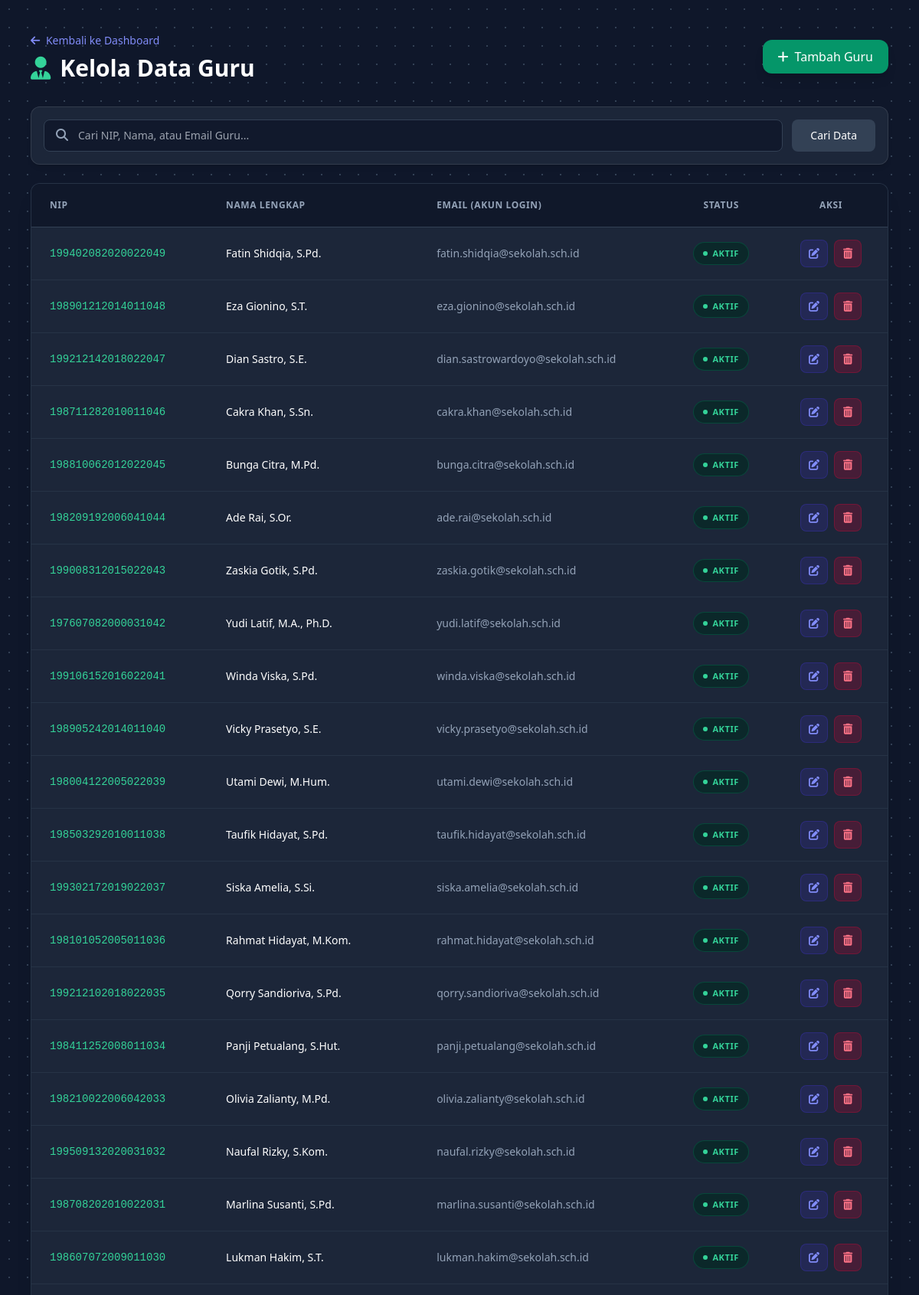
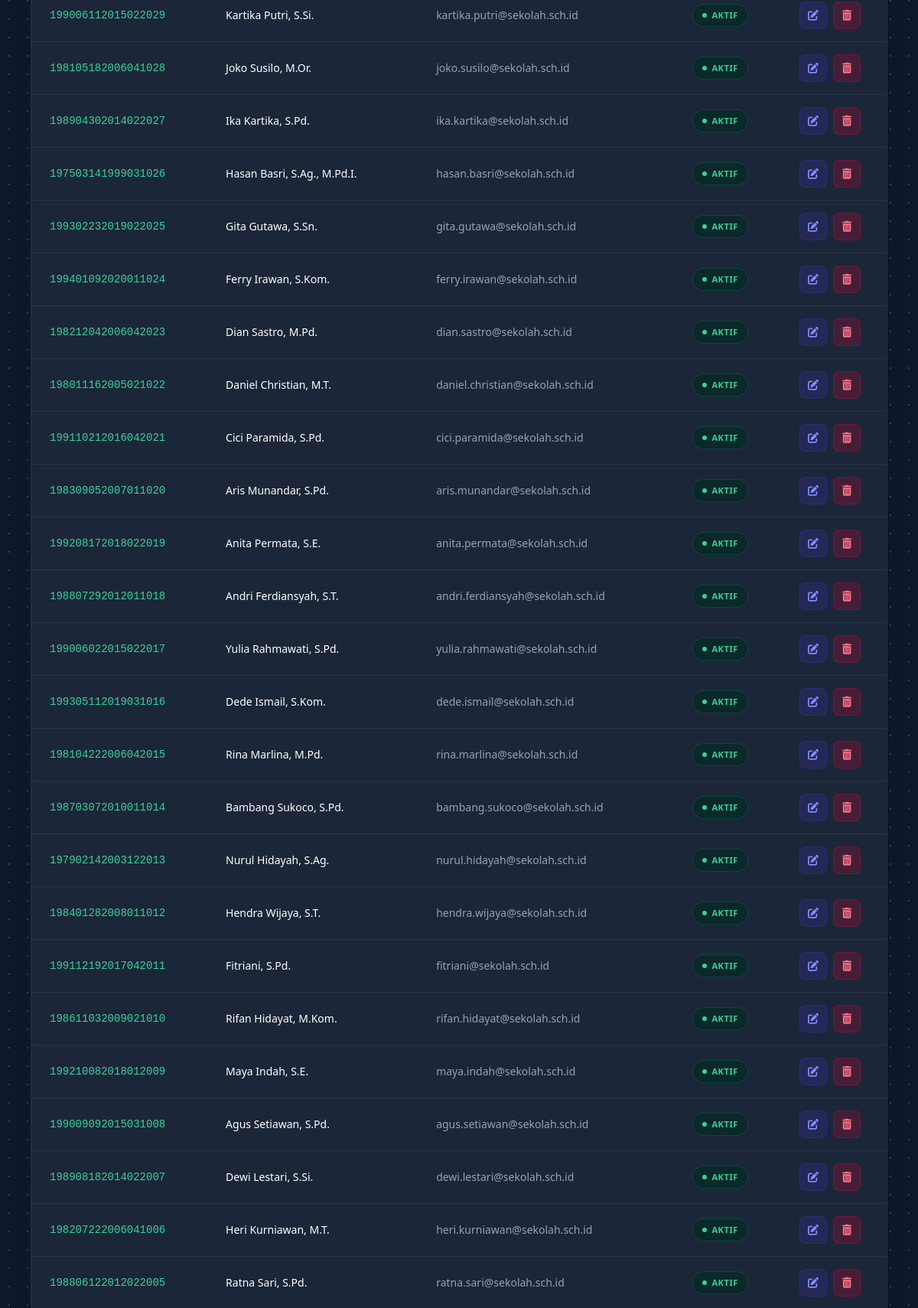
The page /kelola_guru.php (signed in, upper part) on the database its author committed (2 pictures, top to bottom).
### tables this page shows
CREATE TABLE `t_guru` (
  `id` int(11) NOT NULL,
  `nip` varchar(30) NOT NULL,
  `nama` varchar(150) DEFAULT NULL,
  `email` varchar(150) NOT NULL,
  `status_aktif` tinyint(1) NOT NULL,
  `user_id` int(11) NOT NULL,
  `created_at` timestamp NOT NULL DEFAULT current_timestamp(),
  `updated_at` timestamp NOT NULL DEFAULT current_timestamp()
);

### kelola_guru.php (the view, shortened to what this page needs)
<?php
include 'config/koneksi.php';
$search = $_GET['search'] ?? '';
$where = "";
$query_data = "SELECT * FROM t_guru $where ORDER BY id DESC";
$result = mysqli_query($koneksi, $query_data);
?>
<!DOCTYPE html>
<html lang="id">
<head>
    <script src="https://cdn.tailwindcss.com"></script>
    <link href="https://cdnjs.cloudflare.com/ajax/libs/font-awesome/6.4.0/css/all.min.css" rel="stylesheet">
</head>
<body class="bg-radial-dots text-slate-200 min-h-screen p-6 md:p-10 font-sans">
    <div class="max-w-7xl mx-auto">
        <div class="flex flex-col md:flex-row justify-between items-start md:items-center mb-8 gap-4">
            <div>
                <a href="dashboard_admin.php" class="text-indigo-400 hover:text-indigo-300 text-sm mb-2 inline-block transition-colors"><i class="fa-solid fa-arrow-left mr-1"></i> Kembali ke Dashboard</a>
                <h1 class="text-3xl font-bold text-white flex items-center gap-3">
                    <i class="fa-solid fa-user-tie text-emerald-400"></i> Kelola Data Guru
                </h1>
            </div>
            <button onclick="openModal('create')" class="bg-emerald-600 hover:bg-emerald-500 text-white px-5 py-2.5 rounded-xl font-medium transition shadow-lg flex items-center gap-2">
                <i class="fa-solid fa-plus"></i> Tambah Guru
            </button>
        </div>
        <div class="glass-card p-4 rounded-xl mb-6 shadow-md">
            <form method="GET" class="flex flex-col sm:flex-row gap-3">
                <div class="flex-1 relative">
                    <i class="fa-solid fa-magnifying-glass absolute left-4 top-3 text-slate-400"></i>
                    <input type="text" name="search" value="<?php echo htmlspecialchars($search); ?>" placeholder="Cari NIP, Nama, atau Email Guru..." class="w-full pl-11 pr-4 py-2.5 bg-slate-900/80 border border-slate-700 rounded-lg text-white focus:outline-none focus:border-emerald-500 focus:ring-1 focus:ring-emerald-500 text-sm transition-all">
                </div>
                <div class="flex gap-2">
                    <button type="submit" class="bg-slate-700 hover:bg-slate-600 text-white px-6 py-2.5 rounded-lg text-sm transition font-medium w-full sm:w-auto">Cari Data</button>
                </div>
            </form>
        </div>
        <div class="glass-card rounded-xl overflow-hidden shadow-xl border border-slate-700/50">
            <div class="overflow-x-auto">
                <table class="w-full text-left text-sm text-slate-300">
                    <thead class="bg-slate-900/90 text-slate-400 uppercase text-xs border-b border-slate-700 font-semibold tracking-wider">
                        <tr>
                            <th class="px-6 py-5">NIP</th>
                            <th class="px-6 py-5">Nama Lengkap</th>
                            <th class="px-6 py-5">Email (Akun Login)</th>
                            <th class="px-6 py-5 text-center">Status</th>
                            <th class="px-6 py-5 text-center">Aksi</th>
                        </tr>
                    </thead>
                    <tbody class="divide-y divide-slate-700/50">
                        <?php if (mysqli_num_rows($result) > 0): ?>
                            <?php while ($data = mysqli_fetch_assoc($result)): ?>
                                <tr class="hover:bg-slate-800/60 transition-colors duration-200">
                                    <td class="px-6 py-4 font-mono text-emerald-400 font-medium"><?php echo htmlspecialchars($data['nip']); ?></td>
                                    <td class="px-6 py-4 font-medium text-white"><?php echo htmlspecialchars($data['nama']); ?></td>
                                    <td class="px-6 py-4 text-slate-400"><?php echo htmlspecialchars($data['email']); ?></td>
                                    <td class="px-6 py-4 text-center">
                                        <?php if ($data['status_aktif'] == 1): ?>
                                            <span class="inline-flex items-center gap-1.5 bg-emerald-950/60 text-emerald-400 border border-emerald-800/60 px-3 py-1 rounded-full text-[11px] font-bold uppercase tracking-wider">
                                                <span class="w-1.5 h-1.5 rounded-full bg-emerald-400"></span> Aktif
                                            </span>
                                        <?php else: ?>
                                            <span class="inline-flex items-center gap-1.5 bg-slate-800/80 text-slate-400 border border-slate-700 px-3 py-1 rounded-full text-[11px] font-bold uppercase tracking-wider">
                                                <span class="w-1.5 h-1.5 rounded-full bg-slate-500"></span> Non-Aktif
                                            </span>
                                        <?php endif; ?>
                                    </td>
                                    <td class="px-6 py-4 text-center">
                                        <div class="flex items-center justify-center gap-2">
                                            <button onclick='openEditModal(<?php echo json_encode($data); ?>)' class="w-9 h-9 flex items-center justify-center bg-indigo-900/40 text-indigo-400 border border-indigo-800/50 hover:bg-indigo-600 hover:text-white rounded-lg transition-all" title="Edit Biodata">
                                                <i class="fa-solid fa-pen-to-square"></i>
                                            </button>
                                            <a href="kelola_guru.php?delete_user_id=<?php echo $data['user_id']; ?>" onclick="return confirm('PERINGATAN: Menghapus guru ini juga akan menghapus akun loginnya! Lanjutkan?')" class="w-9 h-9 flex items-center justify-center bg-rose-900/40 text-rose-400 border border-rose-800/50 hover:bg-rose-600 hover:text-white rounded-lg transition-all" title="Hapus Permanen">
                                                <i class="fa-solid fa-trash-can"></i>
                                            </a>
                                        </div>
                                    </td>
                                </tr>
                            <?php endwhile; ?>
                        <?php endif; ?>
                    </tbody>
                </table>
            </div>
        </div>
    </div>
</body>
</html>

### kelola_guru.php (style rules this page uses)
.bg-radial-dots { background-color: #0f172a; background-image: radial-gradient(#334155 1px, transparent 1px); background-size: 24px 24px; }
.glass-card { background: rgba(30, 41, 59, 0.9); backdrop-filter: blur(10px); border: 1px solid rgba(255, 255, 255, 0.1); }

### rows shown on the page
t_guru: nip "199402082020022049", nama "Fatin Shidqia, S.Pd.", email "fatin.shidqia@sekolah.sch.id", status_aktif 1 (drawn)
t_guru: nip "198901212014011048", nama "Eza Gionino, S.T.", email "eza.gionino@sekolah.sch.id", status_aktif 1 (drawn)
t_guru: nip "199212142018022047", nama "Dian Sastro, S.E.", email "dian.sastrowardoyo@sekolah.sch.id", status_aktif 1 (drawn)
t_guru: nip "198711282010011046", nama "Cakra Khan, S.Sn.", email "cakra.khan@sekolah.sch.id", status_aktif 1 (drawn)
t_guru: nip "198810062012022045", nama "Bunga Citra, M.Pd.", email "bunga.citra@sekolah.sch.id", status_aktif 1 (drawn)
t_guru: nip "198209192006041044", nama "Ade Rai, S.Or.", email "ade.rai@sekolah.sch.id", status_aktif 1 (drawn)
t_guru: nip "199008312015022043", nama "Zaskia Gotik, S.Pd.", email "zaskia.gotik@sekolah.sch.id", status_aktif 1 (drawn)
t_guru: nip "197607082000031042", nama "Yudi Latif, M.A., Ph.D.", email "yudi.latif@sekolah.sch.id", status_aktif 1 (drawn)
t_guru: nip "199106152016022041", nama "Winda Viska, S.Pd.", email "winda.viska@sekolah.sch.id", status_aktif 1 (drawn)
t_guru: nip "198905242014011040", nama "Vicky Prasetyo, S.E.", email "vicky.prasetyo@sekolah.sch.id", status_aktif 1 (drawn)
t_guru: nip "198004122005022039", nama "Utami Dewi, M.Hum.", email "utami.dewi@sekolah.sch.id", status_aktif 1 (drawn)
t_guru: nip "198503292010011038", nama "Taufik Hidayat, S.Pd.", email "taufik.hidayat@sekolah.sch.id", status_aktif 1 (drawn)
t_guru: nip "199302172019022037", nama "Siska Amelia, S.Si.", email "siska.amelia@sekolah.sch.id", status_aktif 1 (drawn)
t_guru: nip "198101052005011036", nama "Rahmat Hidayat, M.Kom.", email "rahmat.hidayat@sekolah.sch.id", status_aktif 1 (drawn)
t_guru: nip "199212102018022035", nama "Qorry Sandioriva, S.Pd.", email "qorry.sandioriva@sekolah.sch.id", status_aktif 1 (drawn)
t_guru: nip "198411252008011034", nama "Panji Petualang, S.Hut.", email "panji.petualang@sekolah.sch.id", status_aktif 1 (drawn)
t_guru: nip "198210022006042033", nama "Olivia Zalianty, M.Pd.", email "olivia.zalianty@sekolah.sch.id", status_aktif 1 (drawn)
t_guru: nip "199509132020031032", nama "Naufal Rizky, S.Kom.", email "naufal.rizky@sekolah.sch.id", status_aktif 1 (drawn)
t_guru: nip "198708202010022031", nama "Marlina Susanti, S.Pd.", email "marlina.susanti@sekolah.sch.id", status_aktif 1 (drawn)
t_guru: nip "198607072009011030", nama "Lukman Hakim, S.T.", email "lukman.hakim@sekolah.sch.id", status_aktif 1 (drawn)
t_guru: nip "199006112015022029", nama "Kartika Putri, S.Si.", email "kartika.putri@sekolah.sch.id", status_aktif 1 (drawn)
t_guru: nip "198105182006041028", nama "Joko Susilo, M.Or.", email "joko.susilo@sekolah.sch.id", status_aktif 1 (drawn)
t_guru: nip "198904302014022027", nama "Ika Kartika, S.Pd.", email "ika.kartika@sekolah.sch.id", status_aktif 1 (drawn)
t_guru: nip "197503141999031026", nama "Hasan Basri, S.Ag., M.Pd.I.", email "hasan.basri@sekolah.sch.id", status_aktif 1 (drawn)
t_guru: nip "199302232019022025", nama "Gita Gutawa, S.Sn.", email "gita.gutawa@sekolah.sch.id", status_aktif 1 (drawn)
t_guru: nip "199401092020011024", nama "Ferry Irawan, S.Kom.", email "ferry.irawan@sekolah.sch.id", status_aktif 1 (drawn)
t_guru: nip "198212042006042023", nama "Dian Sastro, M.Pd.", email "dian.sastro@sekolah.sch.id", status_aktif 1 (drawn)
t_guru: nip "198011162005021022", nama "Daniel Christian, M.T.", email "daniel.christian@sekolah.sch.id", status_aktif 1 (drawn)
t_guru: nip "199110212016042021", nama "Cici Paramida, S.Pd.", email "cici.paramida@sekolah.sch.id", status_aktif 1 (drawn)
t_guru: nip "198309052007011020", nama "Aris Munandar, S.Pd.", email "aris.munandar@sekolah.sch.id", status_aktif 1 (drawn)
t_guru: nip "199208172018022019", nama "Anita Permata, S.E.", email "anita.permata@sekolah.sch.id", status_aktif 1 (drawn)
t_guru: nip "198807292012011018", nama "Andri Ferdiansyah, S.T.", email "andri.ferdiansyah@sekolah.sch.id", status_aktif 1 (drawn)
t_guru: nip "199006022015022017", nama "Yulia Rahmawati, S.Pd.", email "yulia.rahmawati@sekolah.sch.id", status_aktif 1 (drawn)
t_guru: nip "199305112019031016", nama "Dede Ismail, S.Kom.", email "dede.ismail@sekolah.sch.id", status_aktif 1 (drawn)
t_guru: nip "198104222006042015", nama "Rina Marlina, M.Pd.", email "rina.marlina@sekolah.sch.id", status_aktif 1 (drawn)
t_guru: nip "198703072010011014", nama "Bambang Sukoco, S.Pd.", email "bambang.sukoco@sekolah.sch.id", status_aktif 1 (drawn)
t_guru: nip "197902142003122013", nama "Nurul Hidayah, S.Ag.", email "nurul.hidayah@sekolah.sch.id", status_aktif 1 (drawn)
t_guru: nip "198401282008011012", nama "Hendra Wijaya, S.T.", email "hendra.wijaya@sekolah.sch.id", status_aktif 1 (drawn)
t_guru: nip "199112192017042011", nama "Fitriani, S.Pd.", email "fitriani@sekolah.sch.id", status_aktif 1 (drawn)
t_guru: nip "198611032009021010", nama "Rifan Hidayat, M.Kom.", email "rifan.hidayat@sekolah.sch.id", status_aktif 1 (drawn)
t_guru: nip "199210082018012009", nama "Maya Indah, S.E.", email "maya.indah@sekolah.sch.id", status_aktif 1 (drawn)
t_guru: nip "199009092015031008", nama "Agus Setiawan, S.Pd.", email "agus.setiawan@sekolah.sch.id", status_aktif 1 (drawn)
t_guru: nip "198908182014022007", nama "Dewi Lestari, S.Si.", email "dewi.lestari@sekolah.sch.id", status_aktif 1 (drawn)
t_guru: nip "198207222006041006", nama "Heri Kurniawan, M.T.", email "heri.kurniawan@sekolah.sch.id", status_aktif 1 (drawn)
t_guru: nip "198806122012022005", nama "Ratna Sari, S.Pd.", email "ratna.sari@sekolah.sch.id", status_aktif 1 (drawn)
